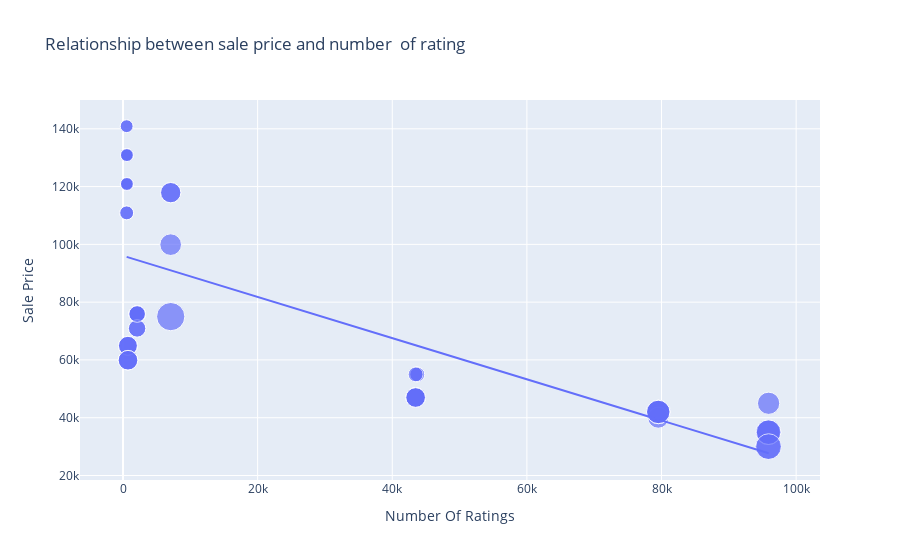

The notebook cell saved with this chart:
### Code cell
figure = px.scatter(data_frame = data, x = "Number Of Ratings",
                    y = "Sale Price", size = "Discount Percentage", trendline ="ols",
                    title = "Relationship between sale price and number  of rating")
figure.show()
